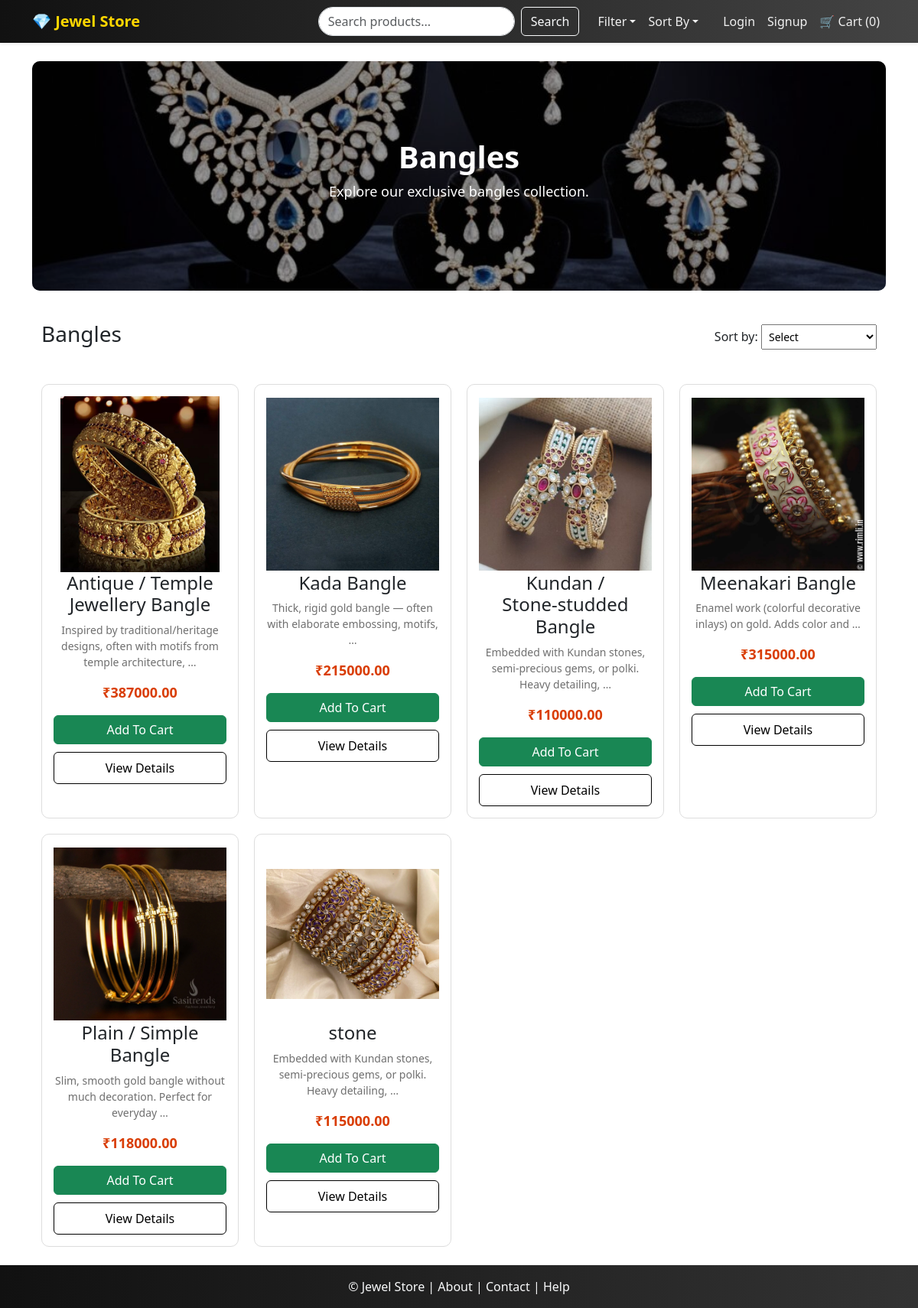
Screenshot of /category/bangles/ with the database file from the repository.
### shop/models.py (models this page shows, shortened)
class Category(models.Model):
    name = models.CharField(max_length=100, unique=True)
    slug = models.SlugField(unique=True, blank=True)
    description = models.TextField(blank=True)
    image = models.ImageField(upload_to='category_images/', blank=True, null=True)
    class Meta:
        ordering = ['name']
        verbose_name_plural = 'categories'

class Product(models.Model):
    name = models.CharField(max_length=150)
    category = models.ForeignKey(Category, on_delete=models.CASCADE, related_name='products')
    slug = models.SlugField(unique=True, blank=True)
    description = models.TextField(blank=True)
    price = models.DecimalField(max_digits=10, decimal_places=2)
    image = models.ImageField(upload_to='product_images/', blank=True, null=True)
    stock = models.PositiveIntegerField(default=0)
    available = models.BooleanField(default=True)
    created_at = models.DateTimeField(auto_now_add=True)
    class Meta:
        ordering = ['name']

### shop/views.py (the view)
# urls.py: path('category/<slug:slug>/', views.category_view, name='category_view'),
def category_view(request, slug):
    category = get_object_or_404(Category, slug=slug)
    products = Product.objects.filter(category=category, available=True)
    sort_option = request.GET.get('sort')
    if sort_option == 'low-to-high':
        products = products.order_by('price')
    elif sort_option == 'high-to-low':
        products = products.order_by('-price')
    context = {
        'category': category,
        'products': products,
    }
    return render(request, 'shop/category.html', context)

### shop/context_processors.py (called while the page is built)
def common_data(request):
    categories = Category.objects.all()
    cart_count = 0
    if request.user.is_authenticated:
        try:
            cart = Cart.objects.get(user=request.user)
            cart_count = cart.items.count()
        except Cart.DoesNotExist:
            cart_count = 0
    return {'categories': categories, 'cart_count': cart_count}

### shop/templates/shop/category.html (shortened to what this page needs)
{% extends 'shop/base.html' %}
{% load static %}
{% block content %}
<div class="category-banner">
    <div class="banner-content">
        <h1>{{ category.name }}</h1>
        <p>Explore our exclusive {{ category.name|lower }} collection.</p>
    </div>
</div>
<div class="container">
    <div class="filter-bar">
        <h3>{{ category.name }}</h3>
        <form method="get">
            <label>Sort by:</label>
            <select name="sort" onchange="this.form.submit()">
                <option value="">Select</option>
            </select>
        </form>
    </div>
    <div class="product-grid">
        {% for product in products %}
        <div class="product-card">
            {% if product.image %}
                <img src="{{ product.image.url }}" alt="{{ product.name }}">
            {% else %}
                <img src="{% static 'images/no-image.jpg' %}" alt="No image">
            {% endif %}
            <div class="product-info">
                <h4>{{ product.name }}</h4>
                <p class="desc">{{ product.description|truncatewords:10 }}</p>
                <p class="price">₹{{ product.price }}</p>
                <a href="{% url 'add_to_cart' product.id %}" class="btn btn-success w-100"> Add To Cart</a>
                <a href="{% url 'product_detail' product.slug %}" class="btn-details">View Details</a>
            </div>
        </div>
        {% empty %}
        <p class="no-product">No products found in this category.</p>
        {% endfor %}
    </div>
</div>
{% endblock %}

### shop/static/css/style.css (style rules this page uses)
body { font-family: "Poppins", sans-serif; background-color: #f8f9fa; color: #333; margin: 0; padding: 0; }
h1, h2, h3, h4, h5 { font-weight: 600; }
.category-banner { height: 300px; background-size: cover; background-position: center; border-radius: 10px; margin-bottom: 2rem; position: relative; overflow: hidden; }
.category-banner::after { content: ""; position: absolute; top: 0; left: 0; right: 0; bottom: 0; background: rgba(0,0,0,0.4); }
.category-banner div { position: relative; z-index: 2; }
.category-banner { background: url('../images/banner.jpg') no-repeat center/cover; height: 300px; display: flex; justify-content: center; align-items: center; text-align: center; color: white; }
.banner-content h1 { font-size: 40px; font-weight: bold; }
.banner-content p { font-size: 18px; }
.filter-bar { margin: 40px 0; display: flex; justify-content: space-between; align-items: center; flex-wrap: wrap; }
.filter-bar select { padding: 5px; font-size: 14px; }
.product-grid { display: grid; grid-template-columns: repeat(auto-fill, minmax(250px, 1fr)); gap: 20px; }
.product-card { border: 1px solid #ddd; padding: 15px; border-radius: 10px; background: white; text-align: center; transition: 0.3s; }
.product-card img { width: 100%; height: 230px; object-fit: contain; }
.product-info .desc { color: #6f6f6f; font-size: 14px; }
.product-info .price { color: #d93d04; font-size: 18px; font-weight: bold; }
.btn-details { display: block; margin-top: 10px; padding: 8px; border: 1px solid black; border-radius: 6px; text-decoration: none; color: black; }

### rows the page displays
Category: name "Bangles", name "bangles"
Product: image (picture), name "Antique / Temple Jewellery Bangle", description "Inspired by traditional/heritage designs, often with motifs from temple architecture, …", price "387000.00"
Product: image (picture), name "Kada Bangle", description "Thick, rigid gold bangle — often with elaborate embossing, motifs, …", price "215000.00"
Product: image (picture), name "Kundan / Stone‑studded Bangle", description "Embedded with Kundan stones, semi‑precious gems, or polki. Heavy detailing, …", price "110000.00"
Product: image (picture), name "Meenakari Bangle", description "Enamel work (colorful decorative inlays) on gold. Adds color and …", price "315000.00"
Product: image (picture), name "Plain / Simple Bangle", description "Slim, smooth gold bangle without much decoration. Perfect for everyday …", price "118000.00"
Product: image (picture), name "stone", description "Embedded with Kundan stones, semi‑precious gems, or polki. Heavy detailing, …", price "115000.00"

### other values shown
{{ cart_count }} "0"
